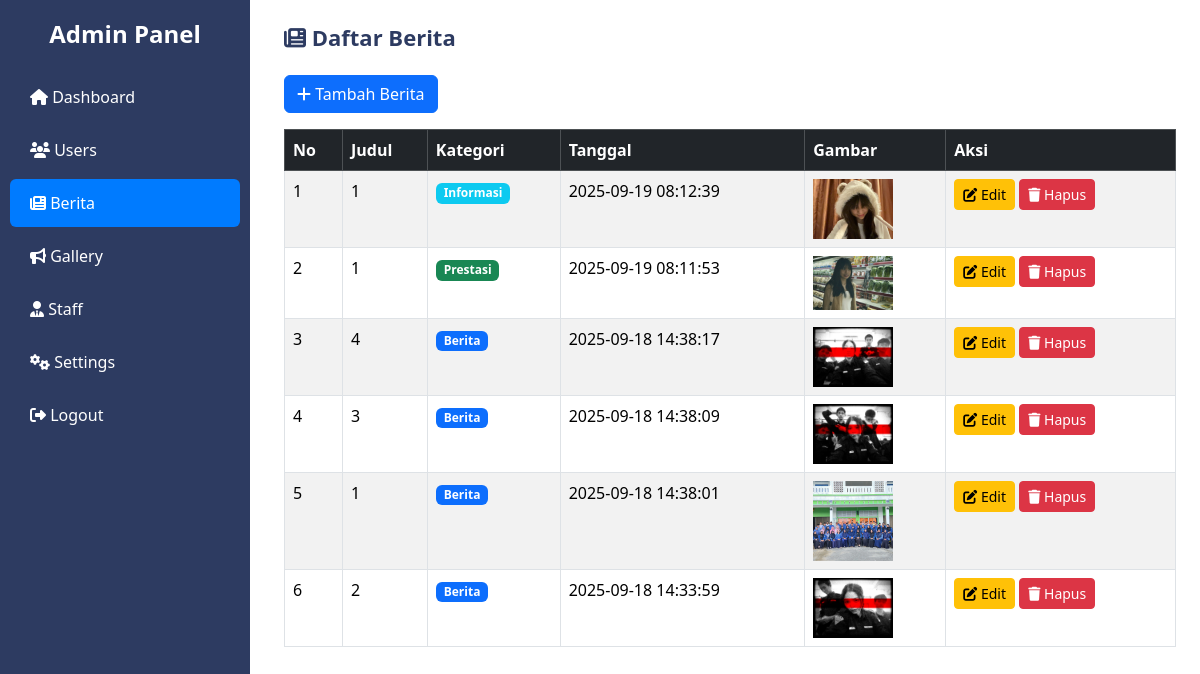
Page /dashboard/berita.php on the committed database.
### tables this page shows
CREATE TABLE `berita` (
  `id` int(11) NOT NULL,
  `judul` varchar(255) NOT NULL,
  `kategori` varchar(50) NOT NULL,
  `isi` text NOT NULL,
  `gambar` varchar(255) DEFAULT NULL,
  `tanggal` datetime DEFAULT current_timestamp()
);

### public/dashboard/berita.php (the view, shortened to what this page needs)
<?php
include("../../config/config.php");
$result = $conn->query("SELECT * FROM berita ORDER BY tanggal DESC");
?>
<!DOCTYPE html>
<html lang="en">
<head>
    <link href="https://cdn.jsdelivr.net/npm/bootstrap@5.3.2/dist/css/bootstrap.min.css" rel="stylesheet">
    <link href="https://cdnjs.cloudflare.com/ajax/libs/font-awesome/6.4.0/css/all.min.css" rel="stylesheet">
</head>
<body>
    <div class="sidebar">
        <h4 class="text-center mb-4">Admin Panel</h4>
        <a href="../dashboard.php"><i class="fa fa-home"></i> Dashboard</a>
        <a href="../dashboard/users.php"><i class="fa fa-users"></i> Users</a>
        <a href="../dashboard/berita.php" class="active"><i class="fa fa-newspaper"></i> Berita</a>
        <a href="../dashboard/gallery.php"><i class="fa fa-bullhorn"></i> Gallery</a>
        <a href="../dashboard/staff.php"><i class="fa fa-user-tie"></i> Staff</a>
        <a href="#"><i class="fa fa-cogs"></i> Settings</a>
        <a href="../auth/logout.php"><i class="fa fa-sign-out-alt"></i> Logout</a>
    </div>
    <div class="content p-4">
        <h2><i class="fa fa-newspaper"></i> Daftar Berita</h2>
        <a href="../../crud/berita/add_berita.php" class="btn btn-primary mb-3">
            <i class="fa fa-plus"></i> Tambah Berita
        </a>
        <table class="table table-bordered table-striped">
            <thead class="table-dark">
                <tr>
                    <th>No</th>
                    <th>Judul</th>
                    <th>Kategori</th>
                    <th>Tanggal</th>
                    <th>Gambar</th>
                    <th>Aksi</th>
                </tr>
            </thead>
            <tbody>
                <?php if ($result->num_rows > 0): ?>
                    <?php $no = 1; while ($row = $result->fetch_assoc()): ?>
                        <tr>
                            <td><?= $no++ ?></td>
                            <td><?= htmlspecialchars($row['judul']) ?></td>
                            <td>
                                <?php if($row['kategori'] == "berita"): ?>
                                    <span class="badge bg-primary">Berita</span>
                                <?php elseif($row['kategori'] == "prestasi"): ?>
                                    <span class="badge bg-success">Prestasi</span>
                                <?php else: ?>
                                    <span class="badge bg-info">Informasi</span>
                                <?php endif; ?>
                            </td>
                            <td><?= $row['tanggal'] ?></td>
                            <td>
                                <?php if(!empty($row['gambar'])): ?>
                                    <img src="../assets/image/berita/<?= $row['gambar'] ?>" width="80">
                                <?php else: ?>
                                    <span class="text-muted">-</span>
                                <?php endif; ?>
                            </td>
                            <td>
                                <a href="edit_berita.php?id=<?= $row['id'] ?>" class="btn btn-warning btn-sm">
                                    <i class="fa fa-edit"></i> Edit
                                </a>
                                <a href="berita.php?hapus=<?= $row['id'] ?>"
                                   class="btn btn-danger btn-sm"
                                   onclick="return confirm('Yakin ingin hapus berita ini?')">
                                   <i class="fa fa-trash"></i> Hapus
                                </a>
                            </td>
                        </tr>
                    <?php endwhile; ?>
                <?php else: ?>
                    <tr>
                        <td colspan="6" class="text-center">Belum ada berita</td>
                    </tr>
                <?php endif; ?>
            </tbody>
        </table>
    </div>
</body>
</html>

### public/dashboard/berita.php (style rules this page uses)
.sidebar { height: 100vh; background: #2d3b61; color: #fff; padding: 20px 0; position: fixed; width: 250px; top: 0; left: 0; }
.sidebar h4 { font-weight: bold; margin-bottom: 25px; text-align: center; }
.sidebar a { color: #fff; display: block; padding: 12px 20px; text-decoration: none; border-radius: 6px; margin: 5px 10px; transition: all 0.3s ease; }
.sidebar a:hover, .sidebar a.active { background: #007bff; }
.content { margin-left: 260px; padding: 40px; }
.content h2 { font-size: 22px; font-weight: 700; color: #2d3b61; margin-bottom: 25px; }

### rows in the picture
berita: judul "1", kategori "Informasi", tanggal "2025-09-19 08:12:39", gambar (picture)
berita: judul "1", kategori "Prestasi", tanggal "2025-09-19 08:11:53", gambar (picture)
berita: judul "4", kategori "Berita", tanggal "2025-09-18 14:38:17", gambar (picture)
berita: judul "3", kategori "Berita", tanggal "2025-09-18 14:38:09", gambar (picture)
berita: judul "1", kategori "Berita", tanggal "2025-09-18 14:38:01", gambar (picture)
berita: judul "2", kategori "Berita", tanggal "2025-09-18 14:33:59", gambar (picture)
